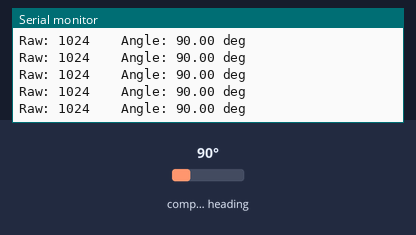
Bench run of a sketch on a simulated ESP32. On the bench: the last lines printed to the serial monitor. Wiring (inferred from the names in the program): AS5600 angle sensor at I2C address 0x36. The inputs (shaded band) are chosen by the test bench; at power-on: compass heading 90°.

Above: at 1.2 s.
1.3 s: compass heading set to 7°
At 1.33 s:
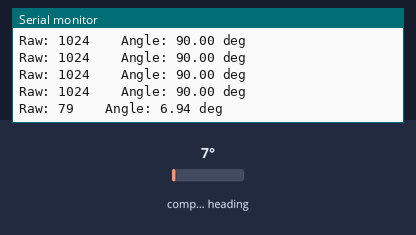
2.8 s: compass heading set to 180°
At 2.8 s:
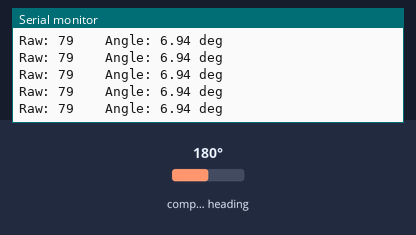
Timing chart, 0 to 5.8 s (numbered marks = the images above; inputs shaded):
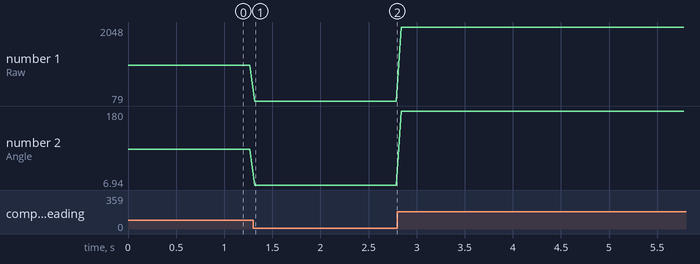

Measured:
- after the input at 1.3 s, the serial monitor: prints a new line at once (image 1)
- plotted number 1: 1024 → 79 after the input at 1.3 s, 79 → 2048 after the input at 2.8 s
- plotted number 2: 90 → 6.94 after the input at 1.3 s, 6.94 → 180 after the input at 2.8 s

The sketch:

Basic_Encoder_Testing_Code.ino
```cpp
#include <Wire.h>

#define SDA_PIN 13
#define SCL_PIN 14

#define AS5600_ADDR 0x36
#define RAW_ANGLE_REG 0x0C

uint16_t readAS5600()
{
    // Tell AS5600 that we want to read from register 0x0C
    Wire.beginTransmission(AS5600_ADDR);
    Wire.write(RAW_ANGLE_REG);
    Wire.endTransmission(false);

    // Request the two bytes containing the 12-bit angle
    Wire.requestFrom(AS5600_ADDR, 2);

    if (Wire.available() < 2)
    {
        return 0;
    }

    uint8_t highByte = Wire.read();
    uint8_t lowByte = Wire.read();

    uint16_t angle = ((uint16_t)highByte << 8) | lowByte;

    // AS5600 is a 12-bit sensor
    return angle & 0x0FFF;
}

void setup()
{
    Serial.begin(115200);

    Wire.begin(SDA_PIN, SCL_PIN);

    Serial.println("AS5600 test");
}

void loop()
{
    uint16_t rawAngle = readAS5600();

    float degrees = rawAngle * 360.0 / 4096.0;

    Serial.print("Raw: ");
    Serial.print(rawAngle);

    Serial.print("    Angle: ");
    Serial.print(degrees, 2);
    Serial.println(" deg");

    delay(50);
}
```
